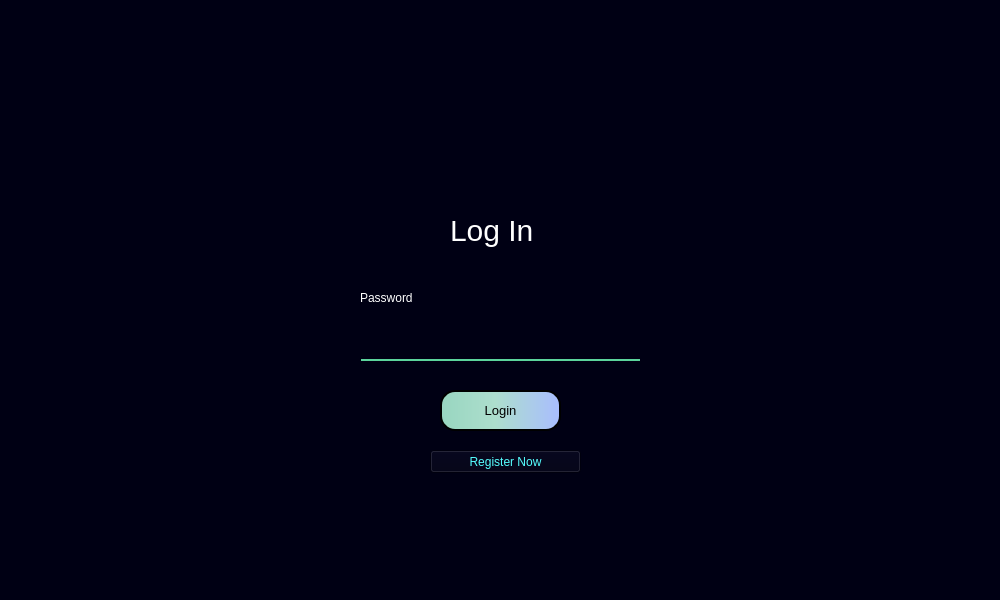
<?xml version="1.0" encoding="UTF-8"?>
<ui version="4.0">
 <class>Blockatom</class>
 <widget class="QMainWindow" name="Blockatom">
  <property name="enabled">
   <bool>true</bool>
  </property>
  <property name="geometry">
   <rect>
    <x>0</x>
    <y>0</y>
    <width>1000</width>
    <height>600</height>
   </rect>
  </property>
  <property name="sizePolicy">
   <sizepolicy hsizetype="Fixed" vsizetype="Fixed">
    <horstretch>0</horstretch>
    <verstretch>0</verstretch>
   </sizepolicy>
  </property>
  <property name="minimumSize">
   <size>
    <width>1000</width>
    <height>600</height>
   </size>
  </property>
  <property name="maximumSize">
   <size>
    <width>1000</width>
    <height>600</height>
   </size>
  </property>
  <property name="sizeIncrement">
   <size>
    <width>0</width>
    <height>0</height>
   </size>
  </property>
  <property name="baseSize">
   <size>
    <width>1000</width>
    <height>600</height>
   </size>
  </property>
  <property name="windowTitle">
   <string>Blockatom</string>
  </property>
  <property name="styleSheet">
   <string notr="true">background-color: rgb(0, 0, 20);</string>
  </property>
  <widget class="QWidget" name="centralwidget">
   <widget class="QLineEdit" name="passwordline">
    <property name="geometry">
     <rect>
      <x>360</x>
      <y>310</y>
      <width>281</width>
      <height>51</height>
     </rect>
    </property>
    <property name="font">
     <font>
      <pointsize>15</pointsize>
     </font>
    </property>
    <property name="autoFillBackground">
     <bool>false</bool>
    </property>
    <property name="styleSheet">
     <string notr="true">background-color: rgb(0, 0, 20);
border-bottom: 2px solid rgb(92, 212, 156);
border-radius: 1px;
color:white;</string>
    </property>
    <property name="text">
     <string/>
    </property>
    <property name="clearButtonEnabled">
     <bool>false</bool>
    </property>
   </widget>
   <widget class="QLabel" name="label">
    <property name="geometry">
     <rect>
      <x>450</x>
      <y>210</y>
      <width>91</width>
      <height>41</height>
     </rect>
    </property>
    <property name="styleSheet">
     <string notr="true">color: white;
font-size: 30px;</string>
    </property>
    <property name="text">
     <string>Log In</string>
    </property>
   </widget>
   <widget class="QLabel" name="label_2">
    <property name="geometry">
     <rect>
      <x>450</x>
      <y>90</y>
      <width>91</width>
      <height>91</height>
     </rect>
    </property>
    <property name="frameShadow">
     <enum>QFrame::Sunken</enum>
    </property>
    <property name="text">
     <string/>
    </property>
    <property name="pixmap">
     <pixmap>images/logo.png</pixmap>
    </property>
    <property name="scaledContents">
     <bool>true</bool>
    </property>
   </widget>
   <widget class="QPushButton" name="Loginone">
    <property name="geometry">
     <rect>
      <x>440</x>
      <y>390</y>
      <width>121</width>
      <height>41</height>
     </rect>
    </property>
    <property name="font">
     <font>
      <family>MS Shell Dlg 2</family>
      <pointsize>10</pointsize>
      <weight>50</weight>
      <italic>false</italic>
      <bold>false</bold>
     </font>
    </property>
    <property name="styleSheet">
     <string notr="true">background-color: qlineargradient(spread:pad, x1:0, y1:0, x2:1, y2:0, stop:0 rgba(152, 214, 192, 255), stop:0.457627 rgba(173, 222, 205, 255), stop:1 rgba(169, 189, 255, 255));
font: 10pt &quot;MS Shell Dlg 2&quot;;
border: 2px solid black;
border-radius: 15px;
color: black;
</string>
    </property>
    <property name="text">
     <string>Login</string>
    </property>
   </widget>
   <widget class="QLabel" name="label_4">
    <property name="geometry">
     <rect>
      <x>360</x>
      <y>290</y>
      <width>81</width>
      <height>16</height>
     </rect>
    </property>
    <property name="styleSheet">
     <string notr="true">color: rgb(255, 255, 255);</string>
    </property>
    <property name="text">
     <string>Password</string>
    </property>
   </widget>
   <widget class="QPushButton" name="registrnow">
    <property name="geometry">
     <rect>
      <x>430</x>
      <y>450</y>
      <width>151</width>
      <height>23</height>
     </rect>
    </property>
    <property name="styleSheet">
     <string notr="true">color: rgb(85, 255, 255);</string>
    </property>
    <property name="text">
     <string>Register Now</string>
    </property>
   </widget>
   <widget class="QLabel" name="error">
    <property name="geometry">
     <rect>
      <x>410</x>
      <y>480</y>
      <width>191</width>
      <height>21</height>
     </rect>
    </property>
    <property name="styleSheet">
     <string notr="true">color: rgb(221, 0, 0);
font: 10pt &quot;MS Shell Dlg 2&quot;;</string>
    </property>
    <property name="text">
     <string/>
    </property>
   </widget>
  </widget>
  <widget class="QStatusBar" name="statusbar"/>
 </widget>
 <resources/>
 <connections/>
</ui>
